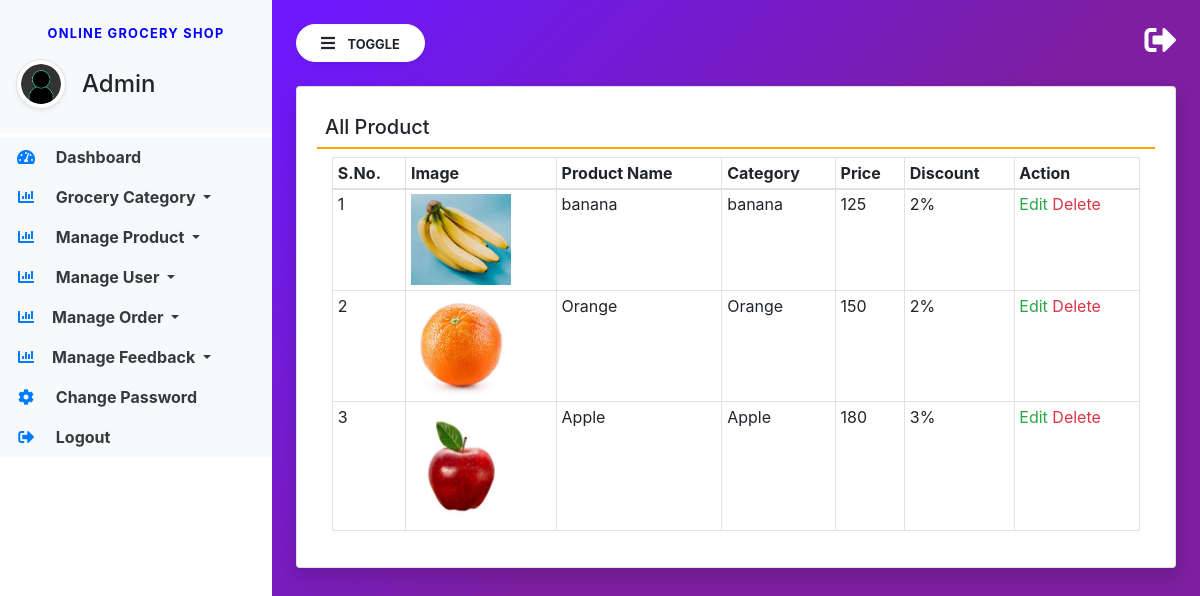
Page /view-product/ on the committed database.
### groceryapp/models.py (models this page shows, shortened)
class Product(models.Model):
    category = models.ForeignKey(Category, on_delete=models.CASCADE, null=True, blank=True)
    name = models.CharField(max_length=100, null=True, blank=True)
    image = models.FileField(null=True, blank=True)
    description = models.TextField(null=True, blank=True)
    price = models.CharField(max_length=100, null=True, blank=True)
    discount = models.CharField(max_length=100, null=True, blank=True)
    updated = models.DateTimeField(auto_now=True)
    created = models.DateTimeField(auto_now_add=True)

class Category(models.Model):
    name = models.CharField(max_length=100, null=True, blank=True)
    created = models.DateTimeField(auto_now_add=True)

### groceryapp/views.py (the view)
# urls.py: path('view-product/', view_product, name='view_product'),
def view_product(request):
    product = Product.objects.all()
    return render(request, 'view_product.html', locals())

### groceryapp/templates/view_product.html
{% extends 'admin_base.html' %}
{% block main  %}
<div class="card shadow">
    <div class="card-body">
        <h5 class="p-2" style="border-bottom: 2px solid orange;">All Product</h5>
        <div class="container-fluid">
            <table class="table table-bordered table-sm" id="example">
                <thead>
                <tr>
                    <th>S.No.</th>
                    <th>Image</th>
                    <th>Product Name</th>
                    <th>Category</th>
                    <th>Price</th>
                    <th>Discount</th>
                    <th>Action</th>
                </tr>
                </thead>
                <tbody>
                {% for i in product %}
                <tr>
                    <td>{{forloop.counter}}</td>
                    <td><img src="{{i.image.url}}" style="width:100px"/></td>
                    <td>{{i.name}}</td>
                    <td>{{i.category.name}}</td>
                    <td>{{i.price}}</td>
                    <td>{{i.discount}}</td>
                    <td>
                        <a href="/edit-product/{{i.id}}/" class="text-success">Edit</a>
                        <a href="/delete-product/{{i.id}}/" class="text-danger"
                           onclick="return confirm('Are You Sure?')">Delete</a></td>
                </tr>
                {% endfor %}
                </tbody>
            </table>
        </div>
    </div>
</div>
{% endblock %}

### groceryapp/templates/admin_base.html (shortened to what this page needs)
{% load static %}
<html lang="en">
<head>
    <link rel="stylesheet" href="https://maxcdn.bootstrapcdn.com/bootstrap/4.3.1/css/bootstrap.min.css">
    <link rel="stylesheet" href="https://use.fontawesome.com/releases/v5.6.3/css/all.css"
>
    <link rel="stylesheet" type="text/css" href="{% static 'css/sidebar.css' %}">
</head>
<body>
<div class="vertical-nav bg-white" id="sidebar">
    <div class="py-4 px-3 mb-1 bg-light">
        <p class="font-weight-bold text-uppercase px-3 small dashboard-text text-center">Online Grocery Shop</p>
        <div class="media d-flex align-items-center">
            <img src="{% static 'images/useravatar.png' %}" width="50" height="80"
                 class="mr-3 rounded-circle img-thumbnail shadow-sm">
            <div class="media-body">
                <h4 class="mb-0">Admin</h4>
            </div>
        </div>
    </div>
    <ul class="nav flex-column bg-white">
        <li class="nav-item">
            <a href="/admindashboard/" class="nav-link text-dark bg-light">
                <i class="fas fa-tachometer-alt fa-fw mr-3 text-primary"></i>
                Dashboard
            </a>
        </li>
        <li class="nav-item dropdown">
            <a class="nav-link dropdown-toggle text-dark bg-light" href="#" id="navbardrop" data-toggle="dropdown">
                <i class="fas fa-chart-bar mr-3 text-primary fa-fw"></i> Grocery Category
            </a>
        </li>
        <li class="nav-item dropdown">
            <a class="nav-link dropdown-toggle text-dark bg-light" href="#" id="navbardrop" data-toggle="dropdown">
                <i class="fas fa-chart-bar mr-3 text-primary fa-fw"></i> Manage Product
            </a>
        </li>
        <li class="nav-item dropdown">
            <a class="nav-link dropdown-toggle text-dark bg-light" href="#" id="navbardrop" data-toggle="dropdown">
                <i class="fas fa-chart-bar mr-3 text-primary fa-fw"></i> Manage User
            </a>
        </li>
        <li class="nav-item dropdown">
            <a class="nav-link dropdown-toggle text-dark bg-light" href="#" id="navbardrop" data-toggle="dropdown">
                <i class="fas fa-chart-bar mr-3 text-primary fa-fw"></i>Manage Order
            </a>
        </li>
        <li class="nav-item dropdown">
            <a class="nav-link dropdown-toggle text-dark bg-light" href="#" id="navbardrop" data-toggle="dropdown">
                <i class="fas fa-chart-bar mr-3 text-primary fa-fw"></i>Manage Feedback
            </a>
        </li>
        <li class="nav-item">
            <a href="/admin-change-password/" class="nav-link text-dark bg-light">
                <i class="fas fa-cog mr-3 text-primary fa-fw"></i>
                Change Password
            </a>
        </li>
        <li class="nav-item">
            <a href="/logout/" class="nav-link text-dark bg-light">
                <i class="fas fa-sign-out-alt mr-3 text-primary fa-fw"></i>
                Logout
            </a>
        </li>
    </ul>
</div>
<div class="page-content p-4" id="content">
    <a href="/logout/" title="logout" class="float-right text-white"><i class="fas fa-sign-out-alt fa-2x"></i></a>
    <button id="sidebarCollapse" type="button" class="btn btn-light bg-white rounded-pill shadow-sm px-4 mb-4">
        <i class="fas fa-bars mr-2"></i>
        <small class="text-uppercase font-weight-bold">Toggle</small>
    </button>
    {% block main %}
    {% endblock %}
</div>
</body>
</html>

### groceryapp/static/css/sidebar.css (style rules this page uses)
body { background-image : linear-gradient(135.9deg,rgba(109,25,252,1) 16.4%,rgba(125,31,160,1) 56.1%); min-height:100vh; }
.vertical-nav { min-width : 17rem; width : 17rem; height:100vh; position:fixed; top:0; left:0; transition: all 0.4s; }
.page-content { width:calc(100% - 17rem); margin-left:17rem; transition:all 0.4s; }
.dashboard-text { letter-spacing : 0.1em; color : blue; }
.nav-link { font-weight : bold; }

### rows in the picture
Product: image (picture), name "banana", category.name "banana", price "125", discount "2%"
Product: image (picture), name "Orange", category.name "Orange", price "150", discount "2%"
Product: image (placeholder picture), name "Apple", category.name "Apple", price "180", discount "3%"
